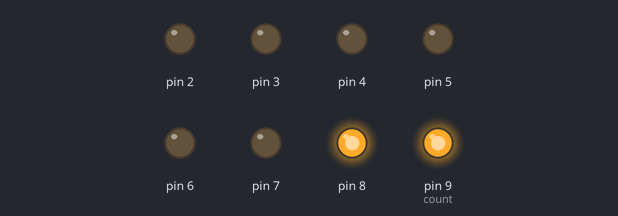
This sketch was run on a simulated Arduino Uno, built with avr-gcc and run on an emulated ATmega328P. Shown: output pins drawn as LEDs (lit = HIGH).

Above: at 0.83 s.
At 5.4 s:
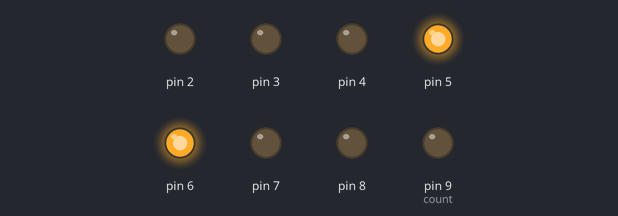
At 13.55 s:
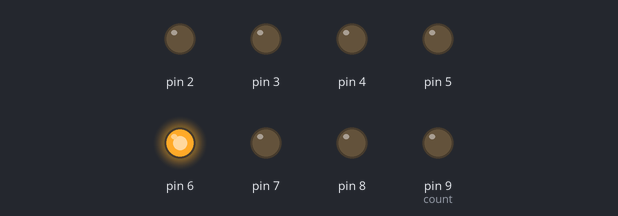
At 20.3 s:
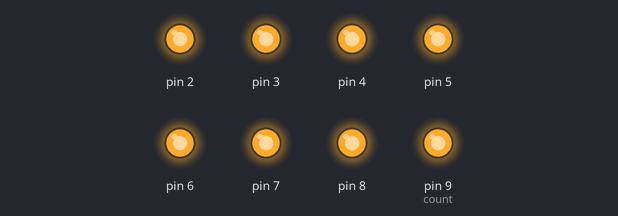
At 25.88 s:
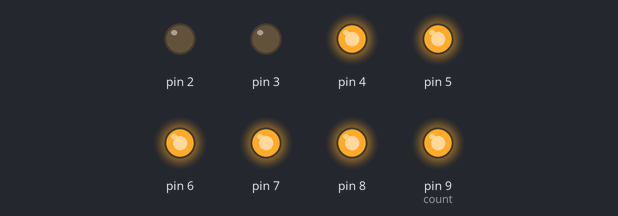
At 28.39 s:
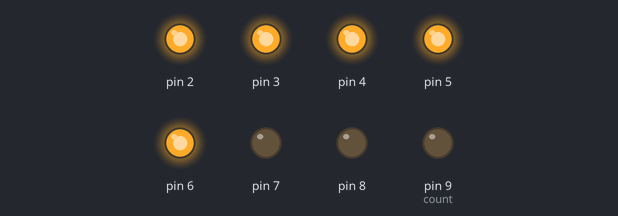
Timing chart, 0 to 40.0 s (numbered marks = the images above):
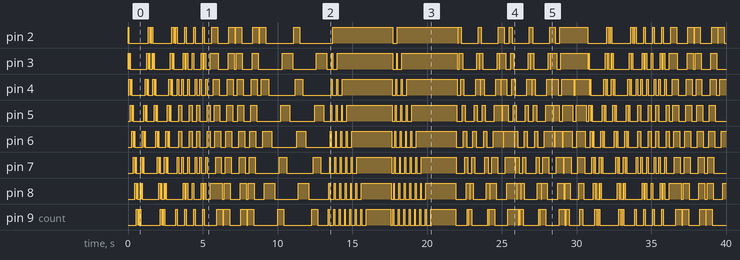

The sketch:

LED_OR_RELAY_Chaser.ino
```cpp
//For More Info : https://albtronics.wordpress.com/
//Lightshow Video : https://www.youtube.com/watch?v=x1RXNMLPP4w
#define t   30
#define t1  20
#define t2  100
#define t3  50
bool LED = true; // [ true for LED and false for RELAY(Active-LOW) ]
void setup() {
  // set up pins 2 to 13 as outputs
  for (int i = 2; i <= 9; i++) {
    pinMode(i, OUTPUT);
  }
}
/////////////////////////////////////////////////////////////////////////////////Effect 1
void loop(){

 effect_1();
 effect_1();

 effect_2();
 effect_2();

 effect_3();
 effect_3();

 effect_4();
 effect_4();

 effect_5();
 effect_5();

 effect_6();
 effect_6();

 effect_7();
 effect_7();
  }
//left to right and right to left
void effect_1()
{
for(int i=2; i<10; i++){
digitalWrite(i, LED);
delay(t1);
digitalWrite(i+1, LED);
delay(t1);
digitalWrite(i+2, LED);
delay(t1);
digitalWrite(i, !LED);
delay(t1);
digitalWrite(i+1, !LED);
delay(t1);
}
for(int i=9; i>1; i--){
digitalWrite(i, LED);
delay(t1);
digitalWrite(i-1, LED);
delay(t1);
digitalWrite(i-2, LED);
delay(t1);
digitalWrite(i, !LED);
delay(t1);
digitalWrite(i-1, !LED);
delay(t1);
}
}
/////////////////////////////////////////////////////////////////////////////////Effect 2
void effect_2()
{
int count = 9; // keeps track of second LED movement

  // move first LED from left to right and second from right to left
  for (int i = 2; i < 9; i++) {
    clear();
    digitalWrite(i, LED);      // chaser 1
    digitalWrite(count, LED); // chaser 2
    count--;
    // stop LEDs from appearing to stand still in the middle
    if (count != 7) {
      delay(t2);
    }
  }

  // move first LED from right to left and second LED from left to right
  for (int i = 9; i > 2; i--) {
    clear();
    digitalWrite(i, LED);      // chaser 1
    digitalWrite(count, LED); // chaser 2
    count++;
    // stop LEDs from appearing to stand still in the middle
    if (count != 8) {
      delay(t2);
    }
  }
}

////////////////////////////////////////////////////////////////////////////////Effect 3

void effect_3()
{
for(int i=2; i<10; i++){
  digitalWrite(i, LED);
  delay(t3);
}
for(int i=2; i<10; i++){
  digitalWrite(i, !LED);
  delay(t3);
}


for(int i = 9; i>=2; i--){
  digitalWrite(i, LED);
  delay(t3);
}
for(int i = 9; i>=2; i--){
  digitalWrite(i, !LED);
  delay(t3);
}
}
  ///////////////////////////////////////////////////////////////////////////Effect 4
void effect_4()
{
for(int j = 2; j <= 9; j++){
  digitalWrite(j, LED);
  delay(t2);
  j=j+1;
  }
for(int j = 2; j <= 9; j++){
  digitalWrite(j, !LED);
  delay(t2);
  }

  for(int k = 9; k > 2; k--){
  digitalWrite(k, LED);
  delay(t2);
  k=k-1;
  }
for(int k = 9; k > 2; k--){
  digitalWrite(k, !LED);
  delay(t2);
  }
}
//////////////////////////////////////////////////////////////////////////////Effect 5
  void effect_5()
{
 for(int pin = 9; pin >= 2; pin--)
  {
  digitalWrite(pin, LED);
  delay(t1);
  digitalWrite(pin+1, !LED);
  delay(t1);
  }
  for(int pin = 9; pin >= 2; pin--)
  {
  digitalWrite(pin+1, LED);
  delay(t1);
  digitalWrite(pin+2, !LED);
  delay(t1);
  }
  for(int pin = 9; pin >= 2; pin--)
  {
  digitalWrite(pin+2, LED);
  delay(t1);
  digitalWrite(pin+3, !LED);
  delay(t1);
  }
  for(int pin = 9; pin >= 2; pin--)
  {
  digitalWrite(pin+3, LED);
  delay(t1);
  digitalWrite(pin+4, !LED);
  delay(t1);
  }
    for(int pin = 9; pin >= 2; pin--)
  {
  digitalWrite(pin+4, LED);
  delay(t1);
  digitalWrite(pin+5, !LED);
  delay(t1);
  }
  for(int pin = 9; pin >= 2; pin--)
  {
  digitalWrite(pin+5, LED);
  delay(t1);
  digitalWrite(pin+6, !LED);
  delay(t1);
  }
  for(int pin = 9; pin >= 2; pin--)
  {
  digitalWrite(pin+6, LED);
  delay(t1);
  digitalWrite(pin+7, !LED);
  delay(t1);
  }
  for(int pin = 9; pin >= 2; pin--)
  {
  digitalWrite(pin+7, LED);
  delay(t1);
  digitalWrite(pin+8, !LED);
  delay(t1);
  }
  for(int pin = 9; pin >= 2; pin--)
  {
  digitalWrite(pin+8, LED);
  delay(t1);
  digitalWrite(pin+9, !LED);
  delay(t1);
  }
  for(int pin = 9; pin >= 2; pin--)
  {
  digitalWrite(pin+9, LED);
  delay(t1);
  digitalWrite(pin+10, !LED);
  delay(t1);
  }
  for(int pin = 9; pin >= 2; pin--)
  {
  digitalWrite(pin+10, LED);
  delay(t1);
  digitalWrite(pin+11, !LED);
  delay(t1);
  }
  for(int pin = 9; pin >= 2; pin--)
  {
  digitalWrite(pin+11, LED);
  delay(t1);
  digitalWrite(pin+12, !LED);
  delay(t1);
  }
  for(int pin = 9; pin >= 2; pin--)
  {
  digitalWrite(pin+12, LED);
  delay(t1);
  digitalWrite(pin+13, !LED);
  delay(t1);
  }for(int pin = 9; pin >= 2; pin--)
  {
  digitalWrite(pin+13, LED);
  delay(t1);
  digitalWrite(pin, !LED);
  }
  }
  /////////////////////////////////////////////////////////////////////////////Effect 6
void effect_6()
{
for(int j=2; j<10; j++){
  digitalWrite(j, !LED);
  delay(t);
  digitalWrite(j, LED);
  delay(t);
  digitalWrite(j-2, !LED);
  delay(t);
  digitalWrite(j, LED);
}
for(int k = 9; k>2; k--){
  digitalWrite(k, !LED);
  delay(t);
  digitalWrite(k, LED);
  delay(t);
  digitalWrite(k+2, !LED);
  delay(t);
  digitalWrite(k, LED);
}
for(int k = 2; k<10; k++){
  digitalWrite(k, !LED);
  delay(t);
  digitalWrite(k, LED);
  delay(t);
  digitalWrite(k-2, !LED);
  delay(t);
  digitalWrite(k, LED);
}
for(int k = 9; k>2; k--){
  digitalWrite(k, !LED);
  delay(t);
  digitalWrite(k, LED);
  delay(t);
  digitalWrite(k+4, !LED);
  delay(t);
  digitalWrite(k, LED);
}
for(int k = 2; k<10; k++){
  digitalWrite(k, !LED);
  delay(t);
  digitalWrite(k, LED);
  delay(t);
  digitalWrite(k-4, !LED);
  delay(t);
  digitalWrite(k, LED);
}
}
///////////////////////////////////////////////////////////////////////////////////Effect 7
void effect_7()
{
for(int j=2; j<10; j++){
  digitalWrite(j, LED);
  delay(t);
  digitalWrite(j+2, !LED);
  delay(t);
}
for(int k = 9; k>2; k--){
  digitalWrite(k, LED);
  delay(t);
  digitalWrite(k+2, !LED);
  delay(t);
}
}

// function to switch all LEDs off
void clear(void)
{
  for (int i = 2; i <= 10; i++) {
    digitalWrite(i, !LED);
  }
}
```
